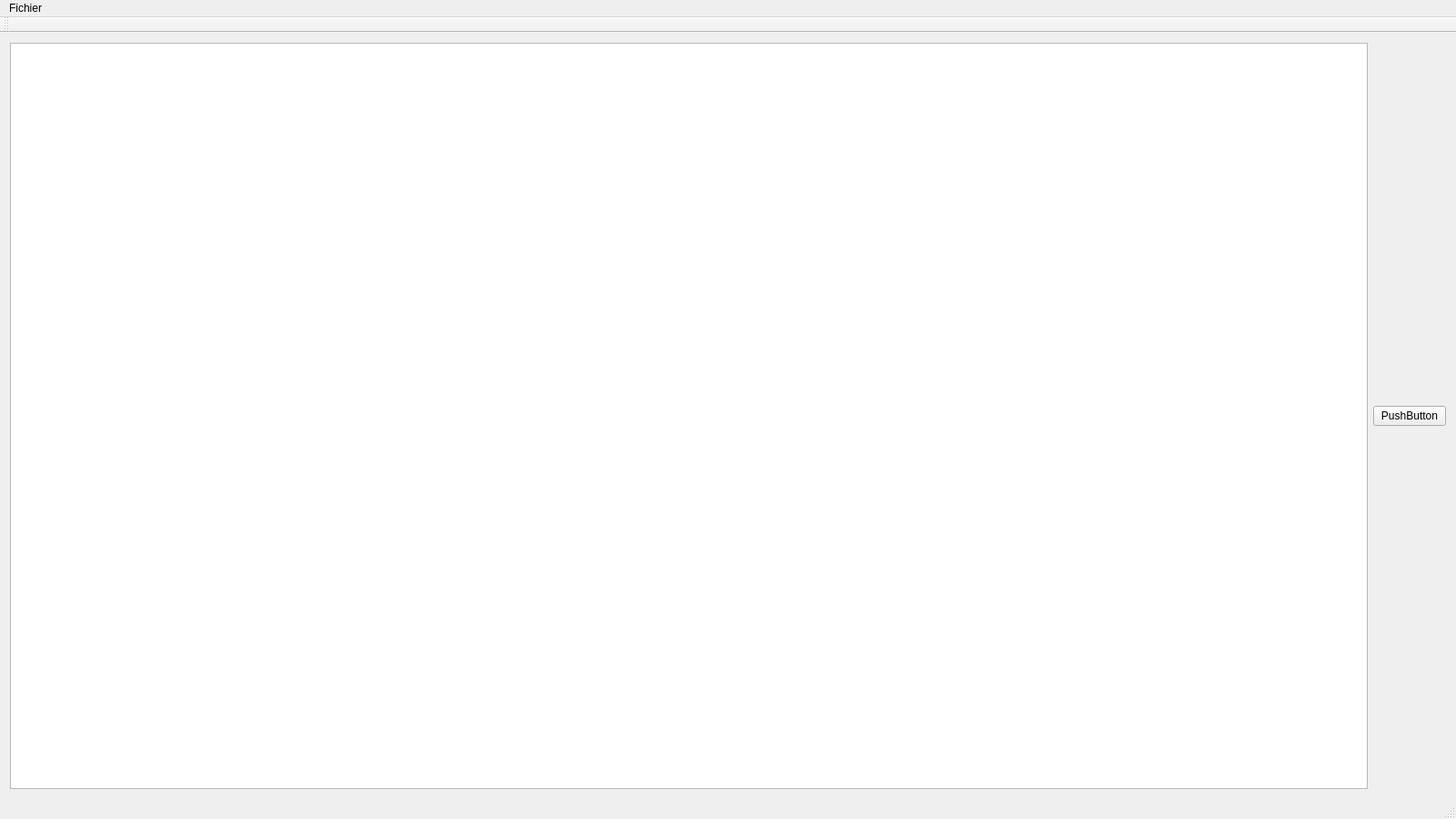
<?xml version="1.0" encoding="UTF-8"?>
<ui version="4.0">
 <class>sturdysporkClass</class>
 <widget class="QMainWindow" name="sturdysporkClass">
  <property name="geometry">
   <rect>
    <x>0</x>
    <y>0</y>
    <width>1600</width>
    <height>900</height>
   </rect>
  </property>
  <property name="windowTitle">
   <string>Sturdy Spork</string>
  </property>
  <widget class="QWidget" name="centralWidget">
   <layout class="QHBoxLayout" name="horizontalLayout_2">
    <item>
     <layout class="QHBoxLayout" name="horizontalLayout">
      <item>
       <layout class="QVBoxLayout" name="imageLayout">
        <item>
         <widget class="QGraphicsView" name="graphicsView"/>
        </item>
       </layout>
      </item>
      <item>
       <layout class="QVBoxLayout" name="controlLayout">
        <item>
         <widget class="QPushButton" name="pushButton">
          <property name="text">
           <string>PushButton</string>
          </property>
         </widget>
        </item>
       </layout>
      </item>
     </layout>
    </item>
   </layout>
  </widget>
  <widget class="QMenuBar" name="menuBar">
   <property name="geometry">
    <rect>
     <x>0</x>
     <y>0</y>
     <width>1600</width>
     <height>21</height>
    </rect>
   </property>
   <widget class="QMenu" name="menuFichier">
    <property name="title">
     <string>Fichier</string>
    </property>
    <widget class="QMenu" name="menuSauvegarder">
     <property name="title">
      <string>Sauvegarder...</string>
     </property>
     <addaction name="actionImage"/>
     <addaction name="actionDonn_es"/>
    </widget>
    <widget class="QMenu" name="menuCharger">
     <property name="title">
      <string>Charger</string>
     </property>
     <addaction name="actionDonn_es_2"/>
    </widget>
    <addaction name="menuSauvegarder"/>
    <addaction name="menuCharger"/>
   </widget>
   <addaction name="menuFichier"/>
  </widget>
  <widget class="QToolBar" name="mainToolBar">
   <attribute name="toolBarArea">
    <enum>TopToolBarArea</enum>
   </attribute>
   <attribute name="toolBarBreak">
    <bool>false</bool>
   </attribute>
  </widget>
  <widget class="QStatusBar" name="statusBar"/>
  <action name="actionImage">
   <property name="text">
    <string>Image</string>
   </property>
  </action>
  <action name="actionDonn_es">
   <property name="text">
    <string>Données</string>
   </property>
  </action>
  <action name="actionDonn_es_2">
   <property name="text">
    <string>Données</string>
   </property>
  </action>
 </widget>
 <layoutdefault spacing="6" margin="11"/>
 <resources>
  <include location="sturdyspork.qrc"/>
 </resources>
 <connections/>
</ui>
